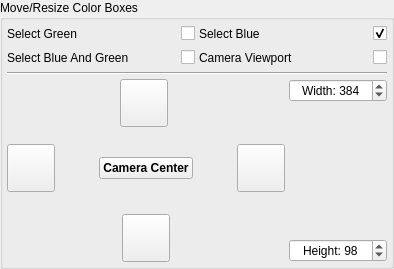
        <widget class="QGroupBox" name="groupBoxColorBoxesControls">
         <property name="title">
          <string>Move/Resize Color Boxes</string>
         </property>
         <layout class="QGridLayout" name="gridLayout_65">
          <property name="leftMargin">
           <number>4</number>
          </property>
          <property name="topMargin">
           <number>4</number>
          </property>
          <property name="rightMargin">
           <number>4</number>
          </property>
          <property name="bottomMargin">
           <number>4</number>
          </property>
          <property name="spacing">
           <number>4</number>
          </property>
          <item row="0" column="0" colspan="2">
           <layout class="QGridLayout" name="gridLayout_56">
            <item row="0" column="0">
             <layout class="QGridLayout" name="gridLayout_55">
              <item row="0" column="0">
               <layout class="QGridLayout" name="gridLayout_25">
                <item row="0" column="0">
                 <widget class="QLabel" name="labelSelectGreen">
                  <property name="text">
                   <string>Select Green</string>
                  </property>
                 </widget>
                </item>
                <item row="0" column="1">
                 <spacer name="horizontalSpacer_8">
                  <property name="orientation">
                   <enum>Qt::Horizontal</enum>
                  </property>
                  <property name="sizeHint" stdset="0">
                   <size>
                    <width>40</width>
                    <height>20</height>
                   </size>
                  </property>
                 </spacer>
                </item>
                <item row="0" column="2">
                 <widget class="QCheckBox" name="checkBoxSelectSpeedMeasureWindow">
                  <property name="text">
                   <string/>
                  </property>
                 </widget>
                </item>
               </layout>
              </item>
              <item row="1" column="0">
               <layout class="QGridLayout" name="gridLayout_33">
                <item row="0" column="0">
                 <widget class="QLabel" name="labelSelectBlueAndGreen">
                  <property name="text">
                   <string>Select Blue And Green</string>
                  </property>
                 </widget>
                </item>
                <item row="0" column="1">
                 <spacer name="horizontalSpacer_10">
                  <property name="orientation">
                   <enum>Qt::Horizontal</enum>
                  </property>
                  <property name="sizeHint" stdset="0">
                   <size>
                    <width>40</width>
                    <height>20</height>
                   </size>
                  </property>
                 </spacer>
                </item>
                <item row="0" column="2">
                 <widget class="QCheckBox" name="checkBoxSelectLiquidAndSpeedMeasureWindow">
                  <property name="text">
                   <string/>
                  </property>
                  <property name="checked">
                   <bool>false</bool>
                  </property>
                 </widget>
                </item>
               </layout>
              </item>
             </layout>
            </item>
            <item row="0" column="1">
             <layout class="QGridLayout" name="gridLayout_47">
              <item row="0" column="0">
               <layout class="QGridLayout" name="gridLayout_30">
                <item row="0" column="0">
                 <widget class="QLabel" name="labelSelectBlue">
                  <property name="text">
                   <string>Select Blue</string>
                  </property>
                 </widget>
                </item>
                <item row="0" column="1">
                 <spacer name="horizontalSpacer_9">
                  <property name="orientation">
                   <enum>Qt::Horizontal</enum>
                  </property>
                  <property name="sizeHint" stdset="0">
                   <size>
                    <width>40</width>
                    <height>20</height>
                   </size>
                  </property>
                 </spacer>
                </item>
                <item row="0" column="2">
                 <widget class="QCheckBox" name="checkBoxSelectLiquidMeasureWindow">
                  <property name="text">
                   <string/>
                  </property>
                  <property name="checked">
                   <bool>true</bool>
                  </property>
                 </widget>
                </item>
               </layout>
              </item>
              <item row="1" column="0">
               <layout class="QGridLayout" name="gridLayout_3">
                <item row="0" column="0">
                 <widget class="QLabel" name="labelSelectCamera">
                  <property name="text">
                   <string>Camera Viewport</string>
                  </property>
                 </widget>
                </item>
                <item row="0" column="1">
                 <spacer name="horizontalSpacer_13">
                  <property name="orientation">
                   <enum>Qt::Horizontal</enum>
                  </property>
                  <property name="sizeHint" stdset="0">
                   <size>
                    <width>40</width>
                    <height>20</height>
                   </size>
                  </property>
                 </spacer>
                </item>
                <item row="0" column="2">
                 <widget class="QCheckBox" name="checkBoxSelectCamera">
                  <property name="text">
                   <string/>
                  </property>
                 </widget>
                </item>
               </layout>
              </item>
             </layout>
            </item>
           </layout>
          </item>
          <item row="1" column="0" colspan="2">
           <widget class="Line" name="line">
            <property name="orientation">
             <enum>Qt::Horizontal</enum>
            </property>
           </widget>
          </item>
          <item row="2" column="0">
           <layout class="QGridLayout" name="gridLayout_57">
            <item row="0" column="0">
             <spacer name="horizontalSpacer_3">
              <property name="orientation">
               <enum>Qt::Horizontal</enum>
              </property>
              <property name="sizeHint" stdset="0">
               <size>
                <width>38</width>
                <height>20</height>
               </size>
              </property>
             </spacer>
            </item>
            <item row="0" column="1">
             <layout class="QGridLayout" name="gridLayout_58">
              <item row="1" column="0">
               <spacer name="verticalSpacer_5">
                <property name="orientation">
                 <enum>Qt::Vertical</enum>
                </property>
                <property name="sizeHint" stdset="0">
                 <size>
                  <width>20</width>
                  <height>13</height>
                 </size>
                </property>
               </spacer>
              </item>
              <item row="0" column="0">
               <widget class="QPushButton" name="pushButtonUp">
                <property name="minimumSize">
                 <size>
                  <width>48</width>
                  <height>48</height>
                 </size>
                </property>
                <property name="maximumSize">
                 <size>
                  <width>48</width>
                  <height>48</height>
                 </size>
                </property>
                <property name="font">
                 <font>
                  <kerning>false</kerning>
                 </font>
                </property>
                <property name="text">
                 <string/>
                </property>
                <property name="icon">
                 <iconset resource="SiemensHMI.qrc">
                  <normaloff>:/SiemensHMI/ArrowMoveTopT.png</normaloff>:/SiemensHMI/ArrowMoveTopT.png</iconset>
                </property>
                <property name="iconSize">
                 <size>
                  <width>48</width>
                  <height>48</height>
                 </size>
                </property>
                <property name="autoRepeatInterval">
                 <number>50</number>
                </property>
               </widget>
              </item>
             </layout>
            </item>
            <item row="0" column="2" colspan="2">
             <spacer name="horizontalSpacer_5">
              <property name="orientation">
               <enum>Qt::Horizontal</enum>
              </property>
              <property name="sizeHint" stdset="0">
               <size>
                <width>40</width>
                <height>20</height>
               </size>
              </property>
             </spacer>
            </item>
            <item row="1" column="0" colspan="4">
             <layout class="QGridLayout" name="gridLayout_59">
              <item row="0" column="4">
               <widget class="QPushButton" name="pushButtonRight">
                <property name="minimumSize">
                 <size>
                  <width>48</width>
                  <height>48</height>
                 </size>
                </property>
                <property name="maximumSize">
                 <size>
                  <width>48</width>
                  <height>48</height>
                 </size>
                </property>
                <property name="font">
                 <font>
                  <kerning>false</kerning>
                 </font>
                </property>
                <property name="cursor">
                 <cursorShape>ArrowCursor</cursorShape>
                </property>
                <property name="text">
                 <string/>
                </property>
                <property name="icon">
                 <iconset resource="SiemensHMI.qrc">
                  <normaloff>:/SiemensHMI/ArrowMoveRightT.png</normaloff>:/SiemensHMI/ArrowMoveRightT.png</iconset>
                </property>
                <property name="iconSize">
                 <size>
                  <width>48</width>
                  <height>48</height>
                 </size>
                </property>
                <property name="autoRepeatInterval">
                 <number>50</number>
                </property>
               </widget>
              </item>
              <item row="0" column="0">
               <widget class="QPushButton" name="pushButtonLeft">
                <property name="minimumSize">
                 <size>
                  <width>48</width>
                  <height>48</height>
                 </size>
                </property>
                <property name="maximumSize">
                 <size>
                  <width>48</width>
                  <height>48</height>
                 </size>
                </property>
                <property name="font">
                 <font>
                  <kerning>false</kerning>
                 </font>
                </property>
                <property name="cursor">
                 <cursorShape>ArrowCursor</cursorShape>
                </property>
                <property name="text">
                 <string/>
                </property>
                <property name="icon">
                 <iconset resource="SiemensHMI.qrc">
                  <normaloff>:/SiemensHMI/ArrowMoveLeftT.png</normaloff>:/SiemensHMI/ArrowMoveLeftT.png</iconset>
                </property>
                <property name="iconSize">
                 <size>
                  <width>48</width>
                  <height>48</height>
                 </size>
                </property>
                <property name="autoRepeatInterval">
                 <number>50</number>
                </property>
               </widget>
              </item>
              <item row="0" column="2">
               <widget class="QPushButton" name="pushButtonCenterCameraViewport">
                <property name="font">
                 <font>
                  <weight>75</weight>
                  <bold>true</bold>
                 </font>
                </property>
                <property name="text">
                 <string>Camera Center</string>
                </property>
               </widget>
              </item>
              <item row="0" column="3">
               <spacer name="horizontalSpacer">
                <property name="orientation">
                 <enum>Qt::Horizontal</enum>
                </property>
                <property name="sizeHint" stdset="0">
                 <size>
                  <width>40</width>
                  <height>20</height>
                 </size>
                </property>
               </spacer>
              </item>
              <item row="0" column="1">
               <spacer name="horizontalSpacer_11">
                <property name="orientation">
                 <enum>Qt::Horizontal</enum>
                </property>
                <property name="sizeHint" stdset="0">
                 <size>
                  <width>40</width>
                  <height>20</height>
                 </size>
                </property>
               </spacer>
              </item>
             </layout>
            </item>
            <item row="2" column="0">
             <spacer name="horizontalSpacer_6">
              <property name="orientation">
               <enum>Qt::Horizontal</enum>
              </property>
              <property name="sizeHint" stdset="0">
               <size>
                <width>40</width>
                <height>20</height>
               </size>
              </property>
             </spacer>
            </item>
            <item row="2" column="1" colspan="2">
             <layout class="QGridLayout" name="gridLayout_60">
              <item row="0" column="0">
               <spacer name="verticalSpacer_4">
                <property name="orientation">
                 <enum>Qt::Vertical</enum>
                </property>
                <property name="sizeHint" stdset="0">
                 <size>
                  <width>20</width>
                  <height>18</height>
                 </size>
                </property>
               </spacer>
              </item>
              <item row="1" column="0">
               <widget class="QPushButton" name="pushButtonDown">
                <property name="minimumSize">
                 <size>
                  <width>48</width>
                  <height>48</height>
                 </size>
                </property>
                <property name="maximumSize">
                 <size>
                  <width>48</width>
                  <height>48</height>
                 </size>
                </property>
                <property name="font">
                 <font>
                  <kerning>false</kerning>
                 </font>
                </property>
                <property name="text">
                 <string/>
                </property>
                <property name="icon">
                 <iconset resource="SiemensHMI.qrc">
                  <normaloff>:/SiemensHMI/ArrowMoveBotT.png</normaloff>
                  <normalon>:/SiemensHMI/ArrowMoveBotT.png</normalon>:/SiemensHMI/ArrowMoveBotT.png</iconset>
                </property>
                <property name="iconSize">
                 <size>
                  <width>48</width>
                  <height>48</height>
                 </size>
                </property>
                <property name="autoRepeatInterval">
                 <number>50</number>
                </property>
               </widget>
              </item>
             </layout>
            </item>
            <item row="2" column="3">
             <spacer name="horizontalSpacer_7">
              <property name="orientation">
               <enum>Qt::Horizontal</enum>
              </property>
              <property name="sizeHint" stdset="0">
               <size>
                <width>40</width>
                <height>20</height>
               </size>
              </property>
             </spacer>
            </item>
           </layout>
          </item>
          <item row="2" column="1">
           <layout class="QGridLayout" name="gridLayout_61">
            <item row="0" column="0">
             <layout class="QGridLayout" name="gridLayout_62">
              <item row="0" column="0">
               <widget class="QDoubleSpinBox" name="doubleSpinBoxWidth">
                <property name="focusPolicy">
                 <enum>Qt::ClickFocus</enum>
                </property>
                <property name="styleSheet">
                 <string notr="true"/>
                </property>
                <property name="alignment">
                 <set>Qt::AlignCenter</set>
                </property>
                <property name="accelerated">
                 <bool>true</bool>
                </property>
                <property name="prefix">
                 <string>Width: </string>
                </property>
                <property name="suffix">
                 <string/>
                </property>
                <property name="decimals">
                 <number>0</number>
                </property>
                <property name="maximum">
                 <double>10000.000000000000000</double>
                </property>
                <property name="value">
                 <double>384.000000000000000</double>
                </property>
               </widget>
              </item>
             </layout>
            </item>
            <item row="1" column="0">
             <spacer name="verticalSpacer_3">
              <property name="orientation">
               <enum>Qt::Vertical</enum>
              </property>
              <property name="sizeHint" stdset="0">
               <size>
                <width>20</width>
                <height>40</height>
               </size>
              </property>
             </spacer>
            </item>
            <item row="2" column="0">
             <layout class="QGridLayout" name="gridLayout_63">
              <item row="0" column="0">
               <widget class="QDoubleSpinBox" name="doubleSpinBoxHeight">
                <property name="focusPolicy">
                 <enum>Qt::ClickFocus</enum>
                </property>
                <property name="styleSheet">
                 <string notr="true"/>
                </property>
                <property name="alignment">
                 <set>Qt::AlignCenter</set>
                </property>
                <property name="accelerated">
                 <bool>true</bool>
                </property>
                <property name="prefix">
                 <string>Height: </string>
                </property>
                <property name="decimals">
                 <number>0</number>
                </property>
                <property name="maximum">
                 <double>200.000000000000000</double>
                </property>
                <property name="value">
                 <double>98.000000000000000</double>
                </property>
               </widget>
              </item>
             </layout>
            </item>
           </layout>
          </item>
         </layout>
        </widget>
